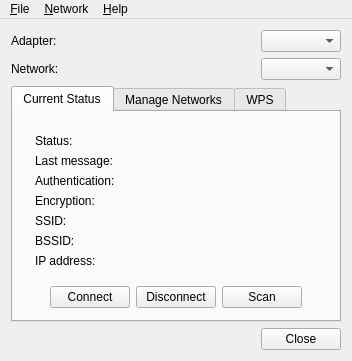
<?xml version="1.0" encoding="UTF-8"?>
<ui version="4.0">
 <class>WpaGui</class>
 <widget class="QMainWindow" name="WpaGui">
  <property name="geometry">
   <rect>
    <x>0</x>
    <y>0</y>
    <width>345</width>
    <height>333</height>
   </rect>
  </property>
  <property name="windowTitle">
   <string>wpa_gui</string>
  </property>
  <property name="windowIcon">
   <iconset resource="icons.qrc">
    <normaloff>:/icons/wpa_gui.svg</normaloff>:/icons/wpa_gui.svg</iconset>
  </property>
  <widget class="QWidget" name="widget">
   <layout class="QGridLayout">
    <item row="1" column="0">
     <widget class="QLabel" name="networkLabel">
      <property name="text">
       <string>Network:</string>
      </property>
     </widget>
    </item>
    <item row="0" column="0">
     <widget class="QLabel" name="adapterLabel">
      <property name="text">
       <string>Adapter:</string>
      </property>
     </widget>
    </item>
    <item row="0" column="1">
     <widget class="QComboBox" name="adapterSelect"/>
    </item>
    <item row="1" column="1">
     <widget class="QComboBox" name="networkSelect"/>
    </item>
    <item row="2" column="0" colspan="2">
     <widget class="QTabWidget" name="wpaguiTab">
      <property name="currentIndex">
       <number>0</number>
      </property>
      <widget class="QWidget" name="statusTab">
       <attribute name="title">
        <string>Current Status</string>
       </attribute>
       <layout class="QGridLayout">
        <item row="0" column="0" colspan="5">
         <widget class="QFrame" name="frame3">
          <property name="frameShape">
           <enum>QFrame::NoFrame</enum>
          </property>
          <property name="frameShadow">
           <enum>QFrame::Plain</enum>
          </property>
          <layout class="QGridLayout">
           <item row="0" column="0">
            <widget class="QLabel" name="statusLabel">
             <property name="text">
              <string>Status:</string>
             </property>
            </widget>
           </item>
           <item row="1" column="0">
            <widget class="QLabel" name="lastMessageLabel">
             <property name="text">
              <string>Last message:</string>
             </property>
            </widget>
           </item>
           <item row="2" column="0">
            <widget class="QLabel" name="authenticationLabel">
             <property name="text">
              <string>Authentication:</string>
             </property>
            </widget>
           </item>
           <item row="3" column="0">
            <widget class="QLabel" name="encryptionLabel">
             <property name="text">
              <string>Encryption:</string>
             </property>
            </widget>
           </item>
           <item row="4" column="0">
            <widget class="QLabel" name="ssidLabel">
             <property name="text">
              <string>SSID:</string>
             </property>
            </widget>
           </item>
           <item row="5" column="0">
            <widget class="QLabel" name="bssidLabel">
             <property name="text">
              <string>BSSID:</string>
             </property>
            </widget>
           </item>
           <item row="6" column="0">
            <widget class="QLabel" name="ipAddressLabel">
             <property name="text">
              <string>IP address:</string>
             </property>
            </widget>
           </item>
           <item row="0" column="1">
            <widget class="QLabel" name="textStatus">
             <property name="text">
              <string/>
             </property>
            </widget>
           </item>
           <item row="1" column="1" colspan="3">
            <widget class="QLabel" name="textLastMessage">
             <property name="text">
              <string/>
             </property>
            </widget>
           </item>
           <item row="2" column="1">
            <widget class="QLabel" name="textAuthentication">
             <property name="text">
              <string/>
             </property>
            </widget>
           </item>
           <item row="3" column="1">
            <widget class="QLabel" name="textEncryption">
             <property name="text">
              <string/>
             </property>
            </widget>
           </item>
           <item row="4" column="1">
            <widget class="QLabel" name="textSsid">
             <property name="text">
              <string/>
             </property>
            </widget>
           </item>
           <item row="5" column="1">
            <widget class="QLabel" name="textBssid">
             <property name="text">
              <string/>
             </property>
            </widget>
           </item>
           <item row="6" column="1">
            <widget class="QLabel" name="textIpAddress">
             <property name="text">
              <string/>
             </property>
            </widget>
           </item>
          </layout>
         </widget>
        </item>
        <item row="1" column="0">
         <spacer>
          <property name="orientation">
           <enum>Qt::Vertical</enum>
          </property>
          <property name="sizeHint" stdset="0">
           <size>
            <width>20</width>
            <height>40</height>
           </size>
          </property>
         </spacer>
        </item>
        <item row="1" column="1">
         <widget class="QPushButton" name="connectButton">
          <property name="text">
           <string>Connect</string>
          </property>
         </widget>
        </item>
        <item row="1" column="2">
         <widget class="QPushButton" name="disconnectButton">
          <property name="text">
           <string>Disconnect</string>
          </property>
         </widget>
        </item>
        <item row="1" column="3">
         <widget class="QPushButton" name="scanButton">
          <property name="text">
           <string>Scan</string>
          </property>
         </widget>
        </item>
        <item row="1" column="4">
         <spacer>
          <property name="orientation">
           <enum>Qt::Vertical</enum>
          </property>
          <property name="sizeHint" stdset="0">
           <size>
            <width>20</width>
            <height>40</height>
           </size>
          </property>
         </spacer>
        </item>
       </layout>
      </widget>
      <widget class="QWidget" name="networkconfigTab">
       <attribute name="title">
        <string>Manage Networks</string>
       </attribute>
       <layout class="QGridLayout">
        <item row="0" column="0" colspan="5">
         <widget class="QListWidget" name="networkList">
          <property name="selectionRectVisible">
           <bool>true</bool>
          </property>
         </widget>
        </item>
        <item row="1" column="0" rowspan="2">
         <spacer>
          <property name="orientation">
           <enum>Qt::Vertical</enum>
          </property>
          <property name="sizeHint" stdset="0">
           <size>
            <width>20</width>
            <height>61</height>
           </size>
          </property>
         </spacer>
        </item>
        <item row="1" column="1">
         <widget class="QRadioButton" name="enableRadioButton">
          <property name="text">
           <string>Enabled</string>
          </property>
         </widget>
        </item>
        <item row="1" column="2">
         <widget class="QPushButton" name="editNetworkButton">
          <property name="text">
           <string>Edit</string>
          </property>
         </widget>
        </item>
        <item row="1" column="3">
         <widget class="QPushButton" name="removeNetworkButton">
          <property name="text">
           <string>Remove</string>
          </property>
         </widget>
        </item>
        <item row="1" column="4" rowspan="2">
         <spacer>
          <property name="orientation">
           <enum>Qt::Vertical</enum>
          </property>
          <property name="sizeHint" stdset="0">
           <size>
            <width>20</width>
            <height>61</height>
           </size>
          </property>
         </spacer>
        </item>
        <item row="2" column="1">
         <widget class="QRadioButton" name="disableRadioButton">
          <property name="text">
           <string>Disabled</string>
          </property>
         </widget>
        </item>
        <item row="2" column="2">
         <widget class="QPushButton" name="addNetworkButton">
          <property name="text">
           <string>Add</string>
          </property>
         </widget>
        </item>
        <item row="2" column="3">
         <widget class="QPushButton" name="scanNetworkButton">
          <property name="text">
           <string>Scan</string>
          </property>
         </widget>
        </item>
       </layout>
      </widget>
      <widget class="QWidget" name="wpsTab">
       <attribute name="title">
        <string>WPS</string>
       </attribute>
       <layout class="QGridLayout" name="wpsGridLayout">
        <item row="0" column="0">
         <widget class="QLabel" name="label_2">
          <property name="text">
           <string>Status:</string>
          </property>
         </widget>
        </item>
        <item row="0" column="1" colspan="3">
         <widget class="QLabel" name="wpsStatusText">
          <property name="text">
           <string/>
          </property>
         </widget>
        </item>
        <item row="1" column="0" colspan="2">
         <widget class="QPushButton" name="wpsPbcButton">
          <property name="text">
           <string>PBC - push button</string>
          </property>
         </widget>
        </item>
        <item row="2" column="0" colspan="2">
         <widget class="QPushButton" name="wpsPinButton">
          <property name="text">
           <string>Generate PIN</string>
          </property>
         </widget>
        </item>
        <item row="2" column="2">
         <widget class="QLabel" name="label">
          <property name="text">
           <string>PIN:</string>
          </property>
         </widget>
        </item>
        <item row="2" column="3">
         <widget class="QLineEdit" name="wpsPinEdit">
          <property name="enabled">
           <bool>false</bool>
          </property>
          <property name="readOnly">
           <bool>true</bool>
          </property>
         </widget>
        </item>
        <item row="3" column="0" colspan="2">
         <widget class="QPushButton" name="wpsApPinButton">
          <property name="enabled">
           <bool>false</bool>
          </property>
          <property name="text">
           <string>Use AP PIN</string>
          </property>
         </widget>
        </item>
        <item row="3" column="2">
         <widget class="QLabel" name="label_3">
          <property name="text">
           <string>AP PIN:</string>
          </property>
         </widget>
        </item>
        <item row="3" column="3">
         <widget class="QLineEdit" name="wpsApPinEdit">
          <property name="enabled">
           <bool>false</bool>
          </property>
         </widget>
        </item>
        <item row="4" column="0" colspan="4">
         <widget class="QTextEdit" name="wpsInstructions">
          <property name="readOnly">
           <bool>true</bool>
          </property>
         </widget>
        </item>
       </layout>
      </widget>
     </widget>
    </item>
    <item row="3" column="0">
     <spacer name="horizontalSpacer">
      <property name="orientation">
       <enum>Qt::Horizontal</enum>
      </property>
      <property name="sizeHint" stdset="0">
       <size>
        <width>40</width>
        <height>20</height>
       </size>
      </property>
     </spacer>
    </item>
    <item row="3" column="1">
     <widget class="QPushButton" name="closeButton">
      <property name="text">
       <string>Close</string>
      </property>
     </widget>
    </item>
   </layout>
  </widget>
  <widget class="QMenuBar" name="MenuBar">
   <property name="geometry">
    <rect>
     <x>0</x>
     <y>0</y>
     <width>345</width>
     <height>20</height>
    </rect>
   </property>
   <widget class="QMenu" name="fileMenu">
    <property name="title">
     <string>&amp;File</string>
    </property>
    <addaction name="fileEventHistoryAction"/>
    <addaction name="fileSaveConfigAction"/>
    <addaction name="actionWPS"/>
    <addaction name="actionPeers"/>
    <addaction name="separator"/>
    <addaction name="fileExitAction"/>
   </widget>
   <widget class="QMenu" name="networkMenu">
    <property name="title">
     <string>&amp;Network</string>
    </property>
    <addaction name="networkAddAction"/>
    <addaction name="networkEditAction"/>
    <addaction name="networkRemoveAction"/>
    <addaction name="separator"/>
    <addaction name="networkEnableAllAction"/>
    <addaction name="networkDisableAllAction"/>
    <addaction name="networkRemoveAllAction"/>
   </widget>
   <widget class="QMenu" name="helpMenu">
    <property name="title">
     <string>&amp;Help</string>
    </property>
    <addaction name="helpContentsAction"/>
    <addaction name="helpIndexAction"/>
    <addaction name="separator"/>
    <addaction name="helpAboutAction"/>
   </widget>
   <addaction name="fileMenu"/>
   <addaction name="networkMenu"/>
   <addaction name="helpMenu"/>
  </widget>
  <action name="fileEventHistoryAction">
   <property name="text">
    <string>Event &amp;History</string>
   </property>
  </action>
  <action name="fileSaveConfigAction">
   <property name="text">
    <string>&amp;Save Configuration</string>
   </property>
   <property name="shortcut">
    <string>Ctrl+S</string>
   </property>
  </action>
  <action name="fileExitAction">
   <property name="text">
    <string>E&amp;xit</string>
   </property>
   <property name="shortcut">
    <string>Ctrl+Q</string>
   </property>
  </action>
  <action name="networkAddAction">
   <property name="text">
    <string>&amp;Add</string>
   </property>
  </action>
  <action name="networkEditAction">
   <property name="text">
    <string>&amp;Edit</string>
   </property>
  </action>
  <action name="networkRemoveAction">
   <property name="text">
    <string>&amp;Remove</string>
   </property>
  </action>
  <action name="networkEnableAllAction">
   <property name="text">
    <string>E&amp;nable All</string>
   </property>
  </action>
  <action name="networkDisableAllAction">
   <property name="text">
    <string>&amp;Disable All</string>
   </property>
  </action>
  <action name="networkRemoveAllAction">
   <property name="text">
    <string>Re&amp;move All</string>
   </property>
  </action>
  <action name="helpContentsAction">
   <property name="enabled">
    <bool>false</bool>
   </property>
   <property name="text">
    <string>&amp;Contents...</string>
   </property>
  </action>
  <action name="helpIndexAction">
   <property name="enabled">
    <bool>false</bool>
   </property>
   <property name="text">
    <string>&amp;Index...</string>
   </property>
  </action>
  <action name="helpAboutAction">
   <property name="text">
    <string>&amp;About</string>
   </property>
  </action>
  <action name="actionWPS">
   <property name="enabled">
    <bool>false</bool>
   </property>
   <property name="text">
    <string>&amp;Wi-Fi Protected Setup</string>
   </property>
  </action>
  <action name="actionPeers">
   <property name="text">
    <string>&amp;Peers</string>
   </property>
  </action>
 </widget>
 <layoutdefault spacing="6" margin="11"/>
 <includes>
  <include location="global">qtimer.h</include>
  <include location="global">qsocketnotifier.h</include>
  <include location="local">wpamsg.h</include>
  <include location="local">eventhistory.h</include>
  <include location="local">scanresults.h</include>
  <include location="local">peers.h</include>
 </includes>
 <resources>
  <include location="icons.qrc"/>
 </resources>
 <connections/>
</ui>
